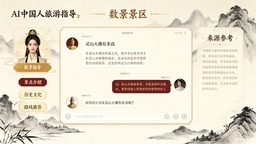
#> input picture assets/design_style1_chinese_elegance.jpg, 256 x 144 px, shrunk from 1368 x 768 before the run
$ python vectorize_png_to_eps.py ../assets/design_style1_chinese_elegance.jpg ../assets/design_style2_modern_tech.jpg
#> lines starting #> are read from the running program, lines starting #| are printed output that depends on the picture
#> in vectorize_png_to_eps, `image = Image.open(input_path).convert("L").filter(ImageFilter.Gaussia..`:
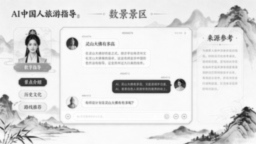
#> image: PIL image 256x144 L; min 15, max 254, mean 223.9
from __future__ import annotations

import math
import sys
from collections import defaultdict
from pathlib import Path

import numpy as np
from PIL import Image, ImageFilter


def otsu_threshold(gray: np.ndarray) -> int:
    hist = np.bincount(gray.ravel(), minlength=256).astype(np.float64)
#> hist = 256 values, max 4099 at index 249, min 0 at index 0, mean 144
    total = gray.size
#> total = 36864
    sum_total = np.dot(np.arange(256), hist)
#> sum_total = 8255019

    sum_bg = 0.0
    weight_bg = 0.0
    best_var = -1.0
    threshold = 200

    for idx in range(256):
        weight_bg += hist[idx]
        if weight_bg == 0:
            continue
        weight_fg = total - weight_bg
        if weight_fg == 0:
            break
        sum_bg += idx * hist[idx]
        mean_bg = sum_bg / weight_bg
        mean_fg = (sum_total - sum_bg) / weight_fg
        between = weight_bg * weight_fg * (mean_bg - mean_fg) ** 2
        if between > best_var:
            best_var = between
            threshold = idx
#> this loop made 255 passes
#> (weight_bg, weight_fg, sum_bg, mean_bg, mean_fg, best_var) on passes 16, 17, 19, 21, 22, 23, 24, 25, 26, 27, 28, 29: (1, 36863, 15, 15, 223.9, 1.61e+09), (2, 36862, 31, 15.5, 223.9, 3.2e+09), (3, 36861, 49, 16.33, 223.9, 4.77e+09), (5, 36859, 89, 17.8, 224, 7.83e+09), (7, 36857, 131, 18.71, 224, 1.09e+10), (8, 36856, 153, 19.12, 224, 1.24e+10), (11, 36853, 222, 20.18, 224, 1.68e+10), (12, 36852, 246, 20.5, 224, 1.83e+10), (15, 36849, 321, 21.4, 224, 2.27e+10), (21, 36843, 477, 22.71, 224, 3.14e+10), (24, 36840, 558, 23.25, 224.1, 3.57e+10), (28, 36836, 670, 23.93, 224.1, 4.13e+10)
#> weight_bg on passes 1 to 6: 0, 0, 0, 0, 0, 0
#> after the loop, best_var = 1.95e+12; sum_bg = 8233683; threshold = 179; weight_bg = 36864
#> in vectorize_png_to_eps, `threshold = max(140, min(235, otsu_threshold(gray) + 18))`: threshold = 197
    return int(threshold)


def interpolate(p1: tuple[float, float], p2: tuple[float, float], v1: float, v2: float, level: float) -> tuple[float, float]:
    if abs(v2 - v1) < 1e-9:
        return ((p1[0] + p2[0]) * 0.5, (p1[1] + p2[1]) * 0.5)
    t = (level - v1) / (v2 - v1)
    return (p1[0] + t * (p2[0] - p1[0]), p1[1] + t * (p2[1] - p1[1]))


def marching_squares(gray: np.ndarray, level: float) -> list[tuple[tuple[float, float], tuple[float, float]]]:
#> called with level = 197
    h, w = gray.shape
#> h = 144; w = 256
    segments: list[tuple[tuple[float, float], tuple[float, float]]] = []

    case_to_edges = {
        1: [("left", "top")],
        2: [("top", "right")],
        3: [("left", "right")],
        4: [("right", "bottom")],
        5: None,
        6: [("top", "bottom")],
        7: [("left", "bottom")],
        8: [("bottom", "left")],
        9: [("top", "bottom")],
        10: None,
        11: [("right", "bottom")],
        12: [("left", "right")],
        13: [("top", "right")],
        14: [("left", "top")],
    }

    for y in range(h - 1):
        for x in range(w - 1):
            tl = float(gray[y, x])
            tr = float(gray[y, x + 1])
            br = float(gray[y + 1, x + 1])
            bl = float(gray[y + 1, x])

            case = 0
            if tl < level:
                case |= 1
            if tr < level:
                case |= 2
            if br < level:
                case |= 4
            if bl < level:
                case |= 8

            if case in (0, 15):
                continue

            pts = {
                "top": interpolate((x, y), (x + 1, y), tl, tr, level),
                "right": interpolate((x + 1, y), (x + 1, y + 1), tr, br, level),
                "bottom": interpolate((x, y + 1), (x + 1, y + 1), bl, br, level),
                "left": interpolate((x, y), (x, y + 1), tl, bl, level),
            }

            if case in (5, 10):
                center = (tl + tr + br + bl) * 0.25
                if case == 5:
                    pairs = [("left", "top"), ("right", "bottom")] if center >= level else [("top", "right"), ("bottom", "left")]
                else:
                    pairs = [("top", "right"), ("bottom", "left")] if center >= level else [("left", "top"), ("right", "bottom")]
            else:
                pairs = case_to_edges[case]

            for edge_a, edge_b in pairs:
                segments.append((pts[edge_a], pts[edge_b]))
#> this loop made 143 passes

    return segments


def point_key(point: tuple[float, float], digits: int = 3) -> tuple[int, int]:
    scale = 10**digits
    return (int(round(point[0] * scale)), int(round(point[1] * scale)))


def build_loops(segments: list[tuple[tuple[float, float], tuple[float, float]]]) -> list[list[tuple[float, float]]]:
    adjacency: dict[tuple[int, int], list[int]] = defaultdict(list)
    keyed_segments: list[tuple[tuple[int, int], tuple[int, int], tuple[float, float], tuple[float, float]]] = []

    for idx, (a, b) in enumerate(segments):
        ka = point_key(a)
        kb = point_key(b)
        keyed_segments.append((ka, kb, a, b))
        adjacency[ka].append(idx)
        adjacency[kb].append(idx)
#> this loop made 3341 passes
#> (a, b) on passes 1 to 3: ((235, 4.5), (234.1, 5)), ((235, 4.5), (236, 4.29)), ((236, 4.29), (237, 4.53))

    visited: set[int] = set()
    loops: list[list[tuple[float, float]]] = []

    for idx, (start_key, _, start_pt, _) in enumerate(keyed_segments):
        if idx in visited:
            continue

        loop = [start_pt]
        visited.add(idx)
        current_key = keyed_segments[idx][1]
        prev_seg = idx

        while True:
            current_pt = keyed_segments[prev_seg][3] if keyed_segments[prev_seg][1] == current_key else keyed_segments[prev_seg][2]
            loop.append(current_pt)
            if current_key == start_key:
                break

            next_seg = None
            for candidate in adjacency[current_key]:
                if candidate not in visited:
                    next_seg = candidate
                    break
            if next_seg is None:
                break

            visited.add(next_seg)
            ka, kb, a, b = keyed_segments[next_seg]
            current_key = kb if ka == current_key else ka
            prev_seg = next_seg

        if len(loop) > 3 and point_key(loop[0]) == point_key(loop[-1]):
            loops.append(loop[:-1])
#> this loop made 3341 passes
#> (start_key, start_pt) on passes 1 to 3: ((235000, 4500), (235, 4.5)), ((235000, 4500), (235, 4.5)), ((236000, 4293), (236, 4.29))

    return loops


def perpendicular_distance(point: tuple[float, float], start: tuple[float, float], end: tuple[float, float]) -> float:
    if start == end:
        return math.dist(point, start)
    x0, y0 = point
    x1, y1 = start
    x2, y2 = end
    num = abs((y2 - y1) * x0 - (x2 - x1) * y0 + x2 * y1 - y2 * x1)
    den = math.hypot(y2 - y1, x2 - x1)
    return num / den


def rdp(points: list[tuple[float, float]], epsilon: float) -> list[tuple[float, float]]:
#> called with epsilon = 0.9
    if len(points) < 3:
        return points[:]

    end = points[-1]
    start = points[0]
    max_dist = -1.0
    max_idx = -1

    for idx in range(1, len(points) - 1):
        dist = perpendicular_distance(points[idx], start, end)
        if dist > max_dist:
            max_dist = dist
            max_idx = idx

    if max_dist > epsilon:
        left = rdp(points[: max_idx + 1], epsilon)
        right = rdp(points[max_idx:], epsilon)
        return left[:-1] + right
    return [start, end]


def simplify_loop(loop: list[tuple[float, float]], epsilon: float) -> list[tuple[float, float]]:
    if len(loop) < 6:
        return loop
    reduced = rdp(loop + [loop[0]], epsilon)
    if len(reduced) > 1 and point_key(reduced[0]) == point_key(reduced[-1]):
        reduced = reduced[:-1]
    return reduced if len(reduced) >= 3 else loop


def write_eps(loops: list[list[tuple[float, float]]], width: int, height: int, output_path: Path) -> None:
#> called with width = 256, height = 144
    with output_path.open("w", encoding="ascii", newline="\n") as fh:
        fh.write("%!PS-Adobe-3.0 EPSF-3.0\n")
        fh.write(f"%%BoundingBox: 0 0 {width} {height}\n")
        fh.write("%%Creator: Codex vectorize_png_to_eps.py\n")
        fh.write("%%Pages: 1\n")
        fh.write("%%EndComments\n")
        fh.write("1 setlinejoin 1 setlinecap\n")
        fh.write("0 0 0 setrgbcolor\n")
        fh.write("newpath\n")

        for loop in loops:
            start_x, start_y = loop[0]
            fh.write(f"{start_x:.3f} {height - start_y:.3f} moveto\n")
            for x, y in loop[1:]:
                fh.write(f"{x:.3f} {height - y:.3f} lineto\n")
            fh.write("closepath\n")
#> this loop made 114 passes
#> loop on passes 1, 9, 12, 13, 15, 18, 19, 25, 26, 27, 28: [(24, 8.91), (20.28, 12), (24, 17.66), (27.85, 12)], [(142, 10.79), (141.2, 11), (142, 11.59), (142.5, 11)], [(78, 14.37), (77.09, 16), (78, 17.26)], [(113, 15.82), (112.9, 16), (113, 16.18), (113.1, 16)], [(227, 20), (228.4, 20), (227, 21.25)], [(248, 28), (247.9, 29), (248, 29.25), (248.1, 29)], [(229, 33.89), (227, 37), (230, 41.24), (232.2, 36)], [(5, 41.92), (4.92, 42), (5, 42.2), (5.09, 42)], [(87, 41.95), (86, 45), (89, 45), (88.53, 42)], [(91, 41.95), (89, 45), (93.06, 45), (93.18, 43)], [(95, 41.79), (94.46, 44), (96, 44.61), (96.64, 43)]

        fh.write("eofill\n")
        fh.write("showpage\n")
        fh.write("%%EOF\n")


def vectorize_png_to_eps(input_path: Path, output_path: Path, simplify_epsilon: float = 0.9) -> None:
    image = Image.open(input_path).convert("L").filter(ImageFilter.GaussianBlur(radius=0.6))
    gray = np.asarray(image, dtype=np.uint8)
    threshold = max(140, min(235, otsu_threshold(gray) + 18))
    segments = marching_squares(gray, threshold)
    loops = build_loops(segments)
    loops = [simplify_loop(loop, simplify_epsilon) for loop in loops]
    loops = [loop for loop in loops if len(loop) >= 3]
    write_eps(loops, image.width, image.height, output_path)


def main(argv: list[str]) -> int:
    if len(argv) < 3:
        print("Usage: python tools/vectorize_png_to_eps.py input.png output.eps [more pairs...]", file=sys.stderr)
        return 1
    if (len(argv) - 1) % 2 != 0:
        print("Input/output arguments must be provided in pairs.", file=sys.stderr)
        return 1

    args = argv[1:]
    for idx in range(0, len(args), 2):
        input_path = Path(args[idx])
        output_path = Path(args[idx + 1])
        output_path.parent.mkdir(parents=True, exist_ok=True)
        vectorize_png_to_eps(input_path, output_path)
        print(f"{input_path.name} -> {output_path}")
    return 0


if __name__ == "__main__":
    raise SystemExit(main(sys.argv))
#> (the program exits here)
